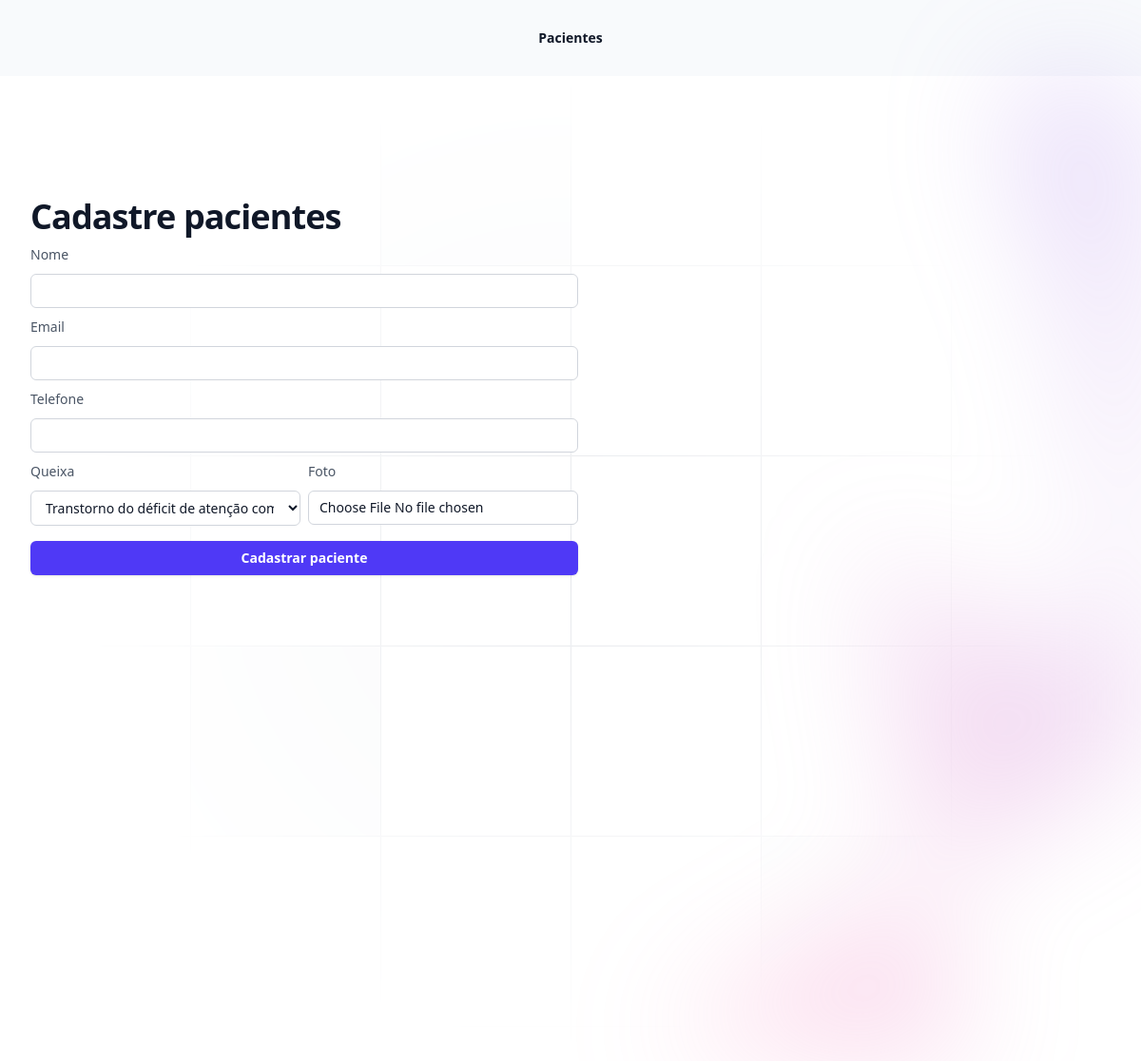
/pacientes/, run on an earlier commit of the app's database.
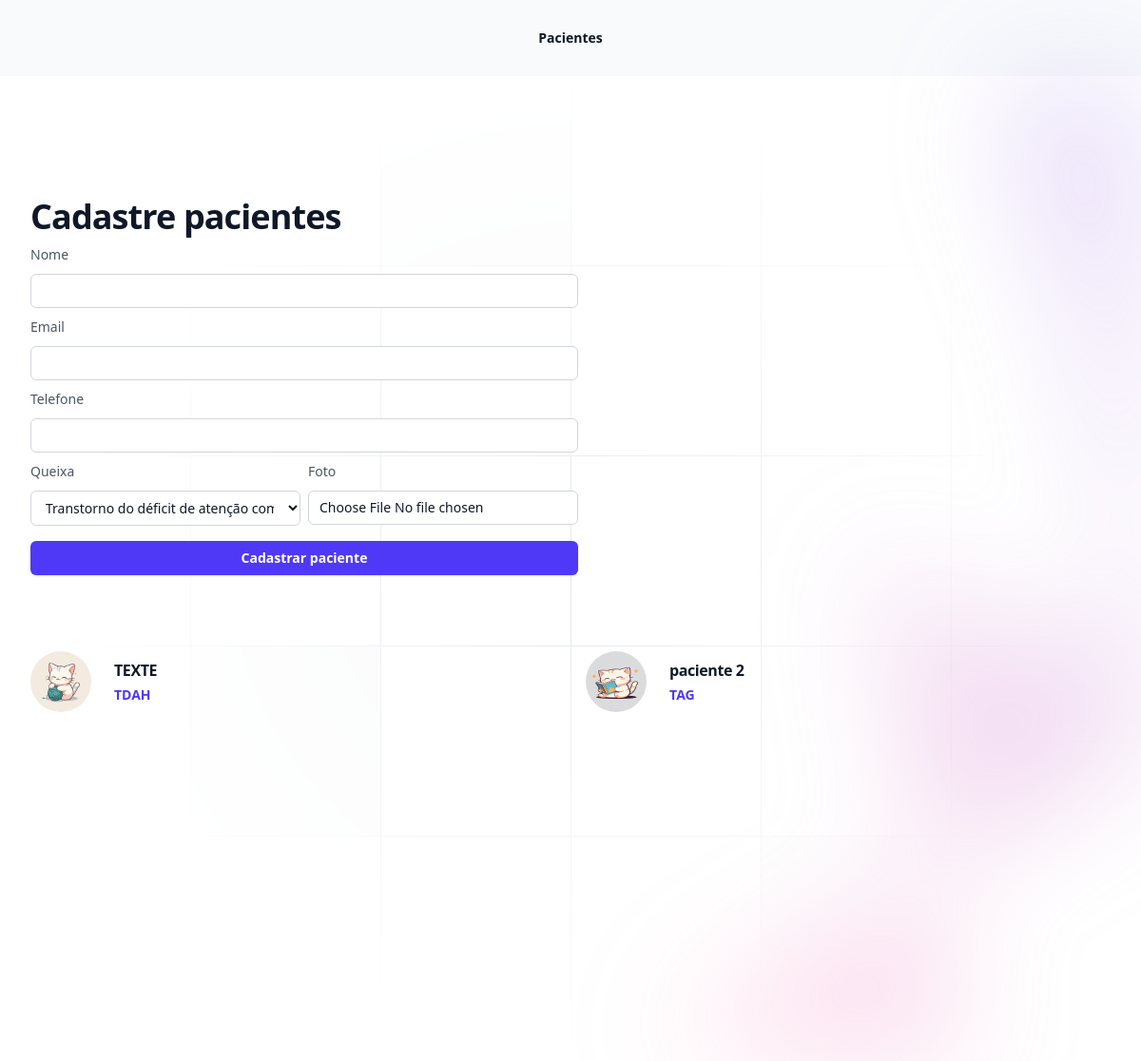
And on a later commit of the database.
### pacientes/models.py (models this page shows, shortened)
class Pacientes(models.Model):
    queixa_choices = (
        ('TDAH', 'Transtorno do déficit de atenção com hiperatividade'),
        ('D', 'Depressão'),
        ('A', 'Ansiedade'),
        ('TAG', 'Transtorno de ansiedade generalizada')
    )
    nome = models.CharField(max_length=255)
    email = models.EmailField(null=True, blank=True)
    telefone = models.CharField(max_length=255, null=True, blank=True)
    queixa = models.CharField(max_length=4, choices=queixa_choices, default='TDAH')
    foto = models.ImageField(upload_to='fotos')
    pagamento_em_dia = models.BooleanField(default=True)

### pacientes/views.py (the view, shortened to what this page needs)
# urls.py: path('pacientes/', include('pacientes.urls'))
def pacientes(request):
    if request.method == "GET":
        pacientes = Pacientes.objects.all()
        return render(request, 'pacientes.html', {'queixas': Pacientes.queixa_choices, 'pacientes': pacientes})

### pacientes/templates/pacientes.html (shortened to what this page needs)
{% extends "base.html" %}
{% block 'body' %}
    <div class="relative isolate">
        <div class="pointer-events-none absolute left-1/2 right-0 top-0 -z-10 -ml-24 transform-gpu overflow-hidden blur-3xl lg:ml-24 xl:ml-48" aria-hidden="true">
            <div class="aspect-[801/1036] w-[50.0625rem] bg-gradient-to-tr from-[#ff80b5] to-[#9089fc] opacity-30" style="clip-path: polygon(63.1% 29.5%, 100% 17.1%, 76.6% 3%, 48.4% 0%, 44.6% 4.7%, 54.5% 25.3%, 59.8% 49%, 55.2% 57.8%, 44.4% 57.2%, 27.8% 47.9%, 35.1% 81.5%, 0% 97.7%, 39.2% 100%, 35.2% 81.4%, 97.2% 52.8%, 63.1% 29.5%)"></div>
        </div>
    <div class="py-24 sm:py-32">
        <div class="mx-auto grid max-w-7xl gap-20 px-6 lg:px-8 xl:grid-cols-3">
            <div class="max-w-xl">
            <h2 class="text-pretty text-3xl font-semibold tracking-tight text-gray-900 sm:text-4xl">Cadastre pacientes</h2>
            <form action="{% url 'pacientes' %}" method="POST" enctype='multipart/form-data'> {% csrf_token %}
                <label for="nome" class="block mt-2 text-sm/6 font-medium text-gray-600">Nome</label>
                <div class="mt-2">
                    <input type="text" name="nome" id="nome" autocomplete="given-name" class="block w-full rounded-md bg-white px-3 py-1.5 text-base text-gray-900 outline outline-1 -outline-offset-1 outline-gray-300 placeholder:text-gray-400 focus:outline focus:outline-2 focus:-outline-offset-2 focus:outline-indigo-600 sm:text-sm/6">
                </div>
                <label for="email" class="block mt-2 text-sm/6 font-medium text-gray-600">Email</label>
                <div class="mt-2">
                    <input type="email" name="email" id="email" class="block w-full rounded-md bg-white px-3 py-1.5 text-base text-gray-900 outline outline-1 -outline-offset-1 outline-gray-300 placeholder:text-gray-400 focus:outline focus:outline-2 focus:-outline-offset-2 focus:outline-indigo-600 sm:text-sm/6">
                </div>
                <label for="telefone" class="block mt-2 text-sm/6 font-medium text-gray-600">Telefone</label>
                <div class="mt-2">
                    <input type="text" name="telefone" id="telefone" class="block w-full rounded-md bg-white px-3 py-1.5 text-base text-gray-900 outline outline-1 -outline-offset-1 outline-gray-300 placeholder:text-gray-400 focus:outline focus:outline-2 focus:-outline-offset-2 focus:outline-indigo-600 sm:text-sm/6">
                </div>
                <div class="grid grid-cols-2 gap-2">
                    <div>
                        <label for="telefone" class="block mt-2 text-sm/6 font-medium text-gray-600">Queixa</label>
                        <div class="mt-2">
                            <select name="queixa" class="block w-full rounded-md bg-white px-3 py-2 text-base text-gray-900 outline outline-1 -outline-offset-1 outline-gray-300 placeholder:text-gray-400 focus:outline focus:outline-2 focus:-outline-offset-2 focus:outline-indigo-600 sm:text-sm/6">
                                {% for queixa in queixas %}
                                    <option value="{{queixa.0}}">{{queixa.1}}</option>
                                {% endfor %}
                            </select>
                        </div>
                    </div>
                    <div>
                        <label for="foto" class="block mt-2 text-sm/6 font-medium text-gray-600">Foto</label>
                        <div class="mt-2">
                            <input type="file" required name="foto" id="foto" class="block w-full rounded-md bg-white px-3 py-1.5 text-base text-gray-900 outline outline-1 -outline-offset-1 outline-gray-300 placeholder:text-gray-400 focus:outline focus:outline-2 focus:-outline-offset-2 focus:outline-indigo-600 sm:text-sm/6">
                        </div>
                    </div>
                </div>
                <button type="submit" class="inline-flex justify-center rounded-md bg-indigo-600 mt-4 cursor-pointer px-3 py-2 w-full text-sm font-semibold text-white shadow-sm hover:bg-indigo-500 focus-visible:outline focus-visible:outline-2 focus-visible:outline-offset-2 focus-visible:outline-indigo-600">Cadastrar paciente</button>
            </form>
        </div>
            <ul role="list" class="grid gap-x-8 gap-y-12 sm:grid-cols-2 sm:gap-y-16 xl:col-span-2">
            {% for paciente in pacientes %}
                <li>
                <div class="flex items-center gap-x-6">
                    <img class="size-16 rounded-full" src="{{paciente.foto.url}}" alt="">
                    <div>
                    <a href="#" class="text-base/7 font-semibold tracking-tight text-gray-900">{{paciente.nome}}</a>
                    <p class="text-sm/6 font-semibold text-indigo-600">{{paciente.queixa}}</p>
                    </div>
                </div>
                </li>
            {% endfor %}
            </ul>
        </div>
    </div>
    </div>
{% endblock 'body' %}

### templates/base.html (shortened to what this page needs)
<!DOCTYPE html>
<html lang="en">
<head>
    <script src="https://unpkg.com/@tailwindcss/browser@4"></script>
</head>
<body>
    <header class="bg-slate-50">
        <nav class="flex items-center justify-between p-6 lg:px-8" aria-label="Global">
            <div class="flex lg:flex-1">
                <a href="#" class="-m-1.5 p-1.5">
                </a>
            </div>
            <div class="hidden lg:flex lg:gap-x-12">
                <a href="{% url 'pacientes' %}" class="text-sm/6 font-semibold text-gray-900">Pacientes</a>
            </div>
        </nav>
    </header>
    {% block 'body' %}{% endblock 'body' %}
</body>
</html>

What changed in the data, as far as the page shows it:
added Pacientes: foto (picture), nome "TEXTE", queixa "TDAH"
added Pacientes: foto (placeholder picture), nome "paciente 2", queixa "TAG"
